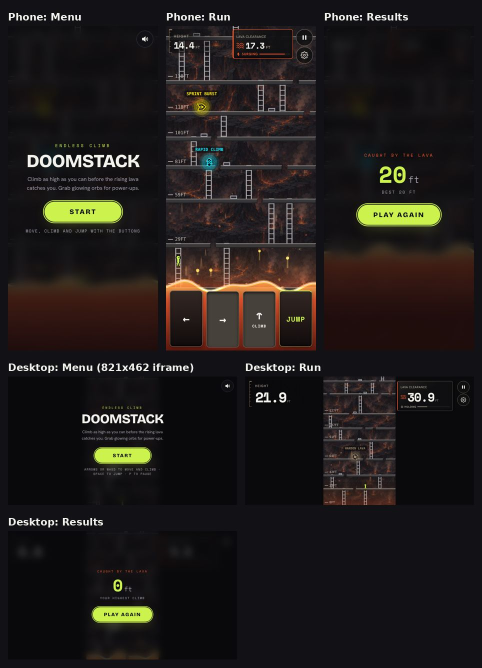
#> input picture .github/pr-assets/crazygames/crazygames.jpg, 964 x 1335 px (shown at 1/2 size); its folder holds only this picture in this run
$ python -i rig.py   (imports and definitions only)
#> lines starting #> are read from the running program, lines starting #| are printed output that depends on the picture
"""Code-drawn low-poly climber rig.

Renders a chibi character to the climb art contract (app/public/climb/README.md):
a 4x2 poses atlas and a 6-frame back-view climb strip, 192 px cells, foot root
at (256, 460) of a 512 cell and a 380 px idle height, scaled to 192.

A character module supplies a palette and part painters (head, torso, limbs,
extras); this module owns the skeleton, the poses, faceted shading, outlines
and packing. Everything is deterministic: same code, same PNG bytes.
"""

from __future__ import annotations

import math
import random
from dataclasses import dataclass, field, replace

from PIL import Image, ImageChops, ImageDraw, ImageFilter

PACK = 512  # pack cell, where the anchor is measured
ROOT = (256.0, 460.0)
REF_H = 380.0
SS = 3  # supersample factor while drawing
CELL = 192

LIGHT = (-0.55, -0.83)  # from the upper left


# ---------------------------------------------------------------- colour

def hexrgb(h: str) -> tuple[int, int, int]:
    h = h.lstrip("#")
    return int(h[0:2], 16), int(h[2:4], 16), int(h[4:6], 16)


# [33 lines left out: functions shade, mix, rot, limb_end, centroid, not called in this run]


def ellipse_pts(cx, cy, rx, ry, n=10, start=0.0):
    return [(cx + rx * math.cos(start + 2 * math.pi * i / n), cy + ry * math.sin(start + 2 * math.pi * i / n)) for i in range(n)]


# ---------------------------------------------------------------- scene

@dataclass
class Shape:
    z: float
    pts: list
    color: tuple
    facet: bool = True
    edge: bool = True
    glow: bool = False


@dataclass
class Scene:
    seed: int
    shapes: list = field(default_factory=list)

    def poly(self, z, pts, color, facet=True, edge=True, glow=False):
        c = hexrgb(color) if isinstance(color, str) else color
        self.shapes.append(Shape(z, list(pts), c, facet, edge, glow))


# [26 lines left out: function _facets, not called in this run]


def render(scene: Scene, outline="#0d0a0c") -> Image.Image:
    """Rasterise a scene (pack px) to a PACK x PACK RGBA image."""
    W = PACK * SS
    img = Image.new("RGBA", (W, W), (0, 0, 0, 0))
    glow = Image.new("RGBA", (W, W), (0, 0, 0, 0))
    d = ImageDraw.Draw(img)
    gd = ImageDraw.Draw(glow)
    rnd = random.Random(scene.seed)
    ol = hexrgb(outline)
    for shp in sorted(scene.shapes, key=lambda s: s.z):
        sp = [(x * SS, y * SS) for x, y in shp.pts]
        if shp.facet and len(sp) >= 3:
            for tri, col in _facets(scene, replace(shp, pts=sp), rnd):
                d.polygon(tri, fill=col + (255,), outline=col + (255,))
        else:
            d.polygon(sp, fill=shp.color + (255,))
        if shp.edge:
            d.line(sp + [sp[0]], fill=ol + (255,), width=int(2.2 * SS), joint="curve")
        if shp.glow:
            gd.polygon(sp, fill=shp.color + (255,))
    # Silhouette outline: dilate the alpha and put a dark rim behind everything.
    a = img.getchannel("A")
    rim = a.filter(ImageFilter.MaxFilter(2 * int(2.5 * SS) + 1))
    base = Image.new("RGBA", (W, W), ol + (0,))
    base.putalpha(rim)
    base.alpha_composite(img)
    if glow.getbbox():
        halo = glow.filter(ImageFilter.GaussianBlur(5 * SS))
        ha = halo.getchannel("A").point(lambda v: int(v * 0.55))
        halo.putalpha(ImageChops.multiply(ha, rim.filter(ImageFilter.MaxFilter(9 * SS // 2 * 2 + 1))))
        base = Image.alpha_composite(base, halo)
    return base.resize((PACK, PACK), Image.LANCZOS)


# ---------------------------------------------------------------- skeleton

@dataclass
class Pose:
    """Joint angles in degrees (0 = limb straight down, + = toward facing)."""
    hip_dx: float = 0.0
    hip_dy: float = 0.0
    lean: float = 0.0  # torso, + leans forward
    head_tilt: float = 0.0
    # near (front, viewer side) and far limbs: upper and lower absolute angles
    na: tuple = (-12, -4)
    fa: tuple = (14, 8)
    nl: tuple = (-6, -2)
    fl: tuple = (8, 2)
    tail: float = 0.0  # tail sway, degrees
    wings: float = 0.0  # 0 folded, 1 spread
    squash: float = 1.0
    reach: float = 1.0  # arm stretch for overhead reaches (chibi exaggeration)
    back: bool = False  # back view (climb strip)


@dataclass
class Rig:
    """Bone lengths and joint spacing, pack px, before the global fit scale."""
    leg_hip_y: float = 96  # hip height above the root
    thigh: float = 48
    shin: float = 44
    torso: float = 100
    torso_w: float = 108
    upper_arm: float = 50
    fore_arm: float = 46
    shoulder_dx: tuple = (-26, 34)  # near, far from the neck
    hip_dx: tuple = (-18, 18)
    head_up: float = 64  # head centre above the neck
    head_dx: float = 10
    head_k: float = 0.8  # head drawing scale (parts are authored at ~90 px radius)
    back_shoulder: float = 56
    back_hip: float = 24


@dataclass
class Skel:
    hip: tuple
    neck: tuple
    head: tuple
    lean: float
    head_tilt: float
    # joints per limb: (root, mid, end)
    na: tuple
    fa: tuple
    nl: tuple
    fl: tuple
    pose: Pose


# [64 lines left out: functions skeleton, seg, pose_set, not called in this run]


POSE_ORDER = ["idle", "run_a", "run_b", "reach_a", "reach_b", "air", "done", "dead"]


# [53 lines left out: functions climb_poses, fit_scale, scaled, build, not called in this run]


def quantise(img: Image.Image, colors=160) -> Image.Image:
    """Palette-quantise keeping alpha, like the shipped Wraith sheets."""
    return img.quantize(colors=colors, method=Image.Quantize.FASTOCTREE, dither=Image.Dither.NONE)

>>> import cv2
>>> picture = cv2.imread('../../../.github/pr-assets/crazygames/crazygames.jpg', cv2.IMREAD_GRAYSCALE)
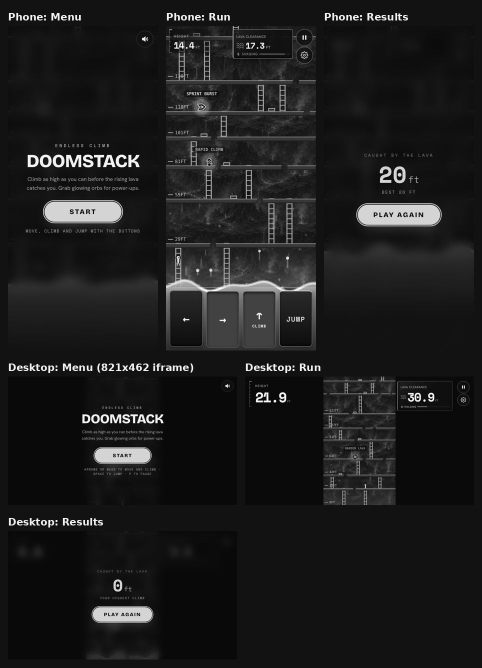
#> picture: shape (1335, 964) (shown at 1/2 size); min 0, max 255, mean 28.8
>>> result = render(picture)
#> in render, `img = Image.new("RGBA", (W, W), (0, 0, 0, 0))`: img: PIL image 1536x1536 RGBA; every value is 0
#> (the run stopped early here; a loop or call above may not have finished)
